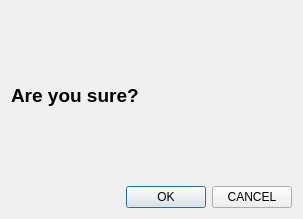
<?xml version="1.0" encoding="UTF-8"?>
<ui version="4.0">
 <class>Dialog</class>
 <widget class="QDialog" name="Dialog">
  <property name="geometry">
   <rect>
    <x>0</x>
    <y>0</y>
    <width>303</width>
    <height>219</height>
   </rect>
  </property>
  <property name="windowTitle">
   <string>Dialog</string>
  </property>
  <layout class="QVBoxLayout" name="verticalLayout">
   <item>
    <widget class="QLabel" name="label">
     <property name="font">
      <font>
       <pointsize>14</pointsize>
       <weight>75</weight>
       <bold>true</bold>
      </font>
     </property>
     <property name="text">
      <string>Are you sure?</string>
     </property>
    </widget>
   </item>
   <item>
    <layout class="QHBoxLayout" name="horizontalLayout">
     <item>
      <spacer name="horizontalSpacer">
       <property name="orientation">
        <enum>Qt::Horizontal</enum>
       </property>
       <property name="sizeHint" stdset="0">
        <size>
         <width>40</width>
         <height>20</height>
        </size>
       </property>
      </spacer>
     </item>
     <item>
      <widget class="QPushButton" name="okButton">
       <property name="text">
        <string>OK</string>
       </property>
      </widget>
     </item>
     <item>
      <widget class="QPushButton" name="cancelButton">
       <property name="text">
        <string>CANCEL</string>
       </property>
      </widget>
     </item>
    </layout>
   </item>
  </layout>
 </widget>
 <resources/>
 <connections/>
</ui>
